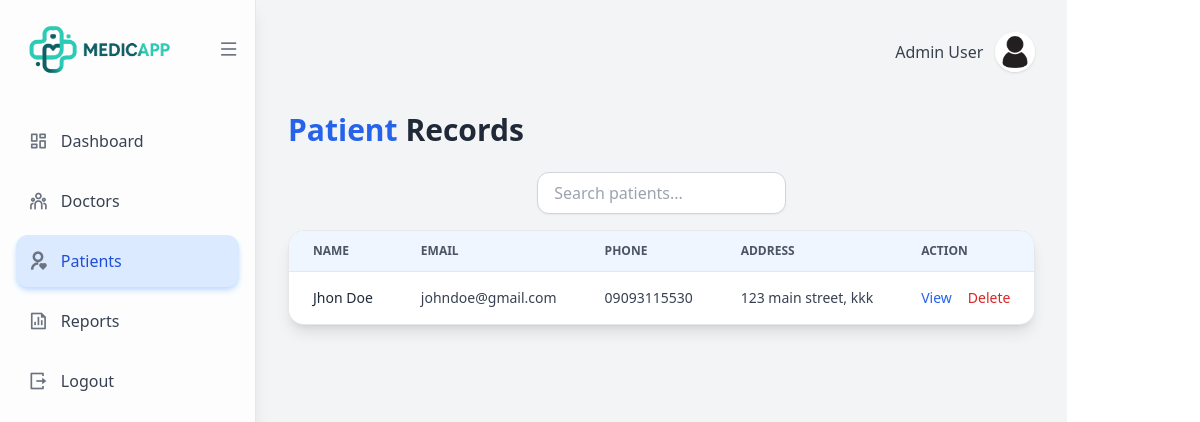
Screenshot of /admin/patients_list with the database file from the repository.
### app.py (models this page shows)
class Patient(db.Model):
    __tablename__ = "patient"
    patient_id: Mapped[int] = mapped_column(Integer, primary_key=True, autoincrement=True)
    account_id: Mapped[int] = mapped_column(
        ForeignKey("account.account_id"), unique=True, nullable=False
    )
    firstname: Mapped[str] = mapped_column(String(50))
    middlename: Mapped[str] = mapped_column(String(50), nullable=True)
    lastname: Mapped[str] = mapped_column(String(50))
    gender: Mapped[str] = mapped_column(String(10))
    birthdate: Mapped[date] = mapped_column(Date)
    age: Mapped[int] = mapped_column(Integer)
    blood_type: Mapped[str] = mapped_column(String(5), nullable=True)
    civil_status: Mapped[str] = mapped_column(String(20), nullable=True)
    current_address: Mapped[str] = mapped_column(String(200))
    permanent_address: Mapped[str] = mapped_column(String(200))
    zipcode: Mapped[str] = mapped_column(String(10), nullable=True)
    phone: Mapped[str] = mapped_column(String(20))
    email: Mapped[str] = mapped_column(String(100), nullable=True)
    ec_name: Mapped[str] = mapped_column(String(100), nullable=True)
    ec_phone: Mapped[str] = mapped_column(String(20), nullable=True)
    ec_relation: Mapped[str] = mapped_column(String(50), nullable=True)
    ec_address: Mapped[str] = mapped_column(String(200), nullable=True)
    created_at: Mapped[datetime] = mapped_column(
        DateTime, default=datetime.utcnow
    )
    account: Mapped["Account"] = relationship(back_populates="patient")
    appointments: Mapped[list["Appointment"]] = relationship(back_populates="patient")
    records: Mapped[list["MedicalRecord"]] = relationship(back_populates="patient")
    history: Mapped["PatientHistoryBackground"] = relationship(
        back_populates="patient", uselist=False
    )

class Account(db.Model):
    __tablename__ = "account"
    account_id: Mapped[int] = mapped_column(Integer, primary_key=True, autoincrement=True)
    email: Mapped[str] = mapped_column(String(100), unique=True)
    password: Mapped[str] = mapped_column(String(100))
    role: Mapped[str] = mapped_column(String(20))
    patient = relationship("Patient", back_populates="account", uselist=False)
    doctor = relationship("Doctor", back_populates="account", uselist=False)

### app.py (the view)
@app.route('/admin/patients_list')
def patients_list():
    patients = Patient.query.all()
    return render_template('admin/patients_list.html', patients=patients)

### templates/admin/patients_list.html (shortened to what this page needs)
{% extends 'base/layout.html' %}
{% block content %}
<div class="flex min-h-screen bg-gray-100">
    {% include 'admin/admin_sidebar.html' %}
    <div class="flex-1 p-8">
        <div class="flex justify-end items-center gap-3 mb-10">
            <span class="font-medium text-gray-700">Admin User</span>
            <img src="{{ url_for('static', filename='img/profile.jpg')}}"
                 alt="profile"
                 class="rounded-full w-10 h-10 shadow hover:scale-105 transition">
        </div>
        <div class="flex justify-between items-center mb-6">
            <h1 class="text-3xl font-bold text-gray-800">
                <span class="text-blue-600">Patient</span> Records
            </h1>
        </div>
        <div class="mb-4 flex justify-center">
            <input type="text"
                class="w-1/3 px-4 py-2 rounded-xl border border-gray-300 shadow-sm
                       focus:ring-2 focus:ring-blue-500 outline-none transition"
                placeholder="Search patients..."
                name="q"
                hx-get="/search"
                hx-trigger="keyup changed delay:500ms"
                hx-target="#results">
        </div>
        <div class="bg-white rounded-2xl shadow-lg border border-gray-200 overflow-hidden">
            <table class="min-w-full divide-y divide-gray-200">
                <thead class="bg-blue-50">
                    <tr>
                        <th class="px-6 py-3 text-left text-xs font-semibold text-gray-600 uppercase">Name</th>
                        <th class="px-6 py-3 text-left text-xs font-semibold text-gray-600 uppercase">Email</th>
                        <th class="px-6 py-3 text-left text-xs font-semibold text-gray-600 uppercase">Phone</th>
                        <th class="px-6 py-3 text-left text-xs font-semibold text-gray-600 uppercase">Address</th>
                        <th class="px-6 py-3 text-left text-xs font-semibold text-gray-600 uppercase">Action</th>
                    </tr>
                </thead>
                <tbody id="results" class="divide-y divide-gray-100 bg-white">
                    {% for patient in patients %}
                    <tr class="hover:bg-blue-50 transition">
                        <td class="px-6 py-4 text-sm font-medium text-gray-800">
                            {{ patient.firstname }} {{ patient.lastname }}
                        </td>
                        <td class="px-6 py-4 text-sm text-gray-700">
                            {{ patient.account.email }}
                        </td>
                        <td class="px-6 py-4 text-sm text-gray-700">
                            {{ patient.phone }}
                        </td>
                        <td class="px-6 py-4 text-sm text-gray-700">
                            {{ patient.permanent_address }}
                        </td>
                        <td class="px-6 py-4 text-sm flex gap-4">
                            <a href="#"
                               class="text-blue-600 hover:text-blue-800 font-medium transition">
                                View
                            </a>
                            <a href="#"
                               class="text-red-600 hover:text-red-800 font-medium transition">
                                Delete
                            </a>
                        </td>
                    </tr>
                    {% endfor %}
                </tbody>
            </table>
        </div>
    </div>
</div>
{% endblock %}

### rows the page displays
Patient: firstname "Jhon", lastname "Doe", account.email "johndoe@gmail.com", phone "09093115530", permanent_address "123 main street, kkk"
